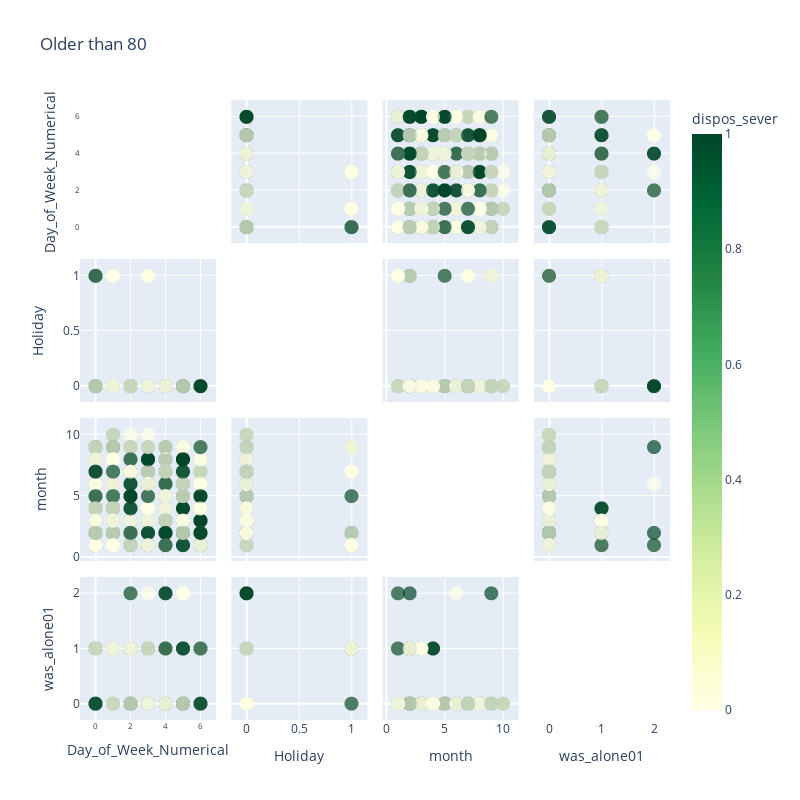
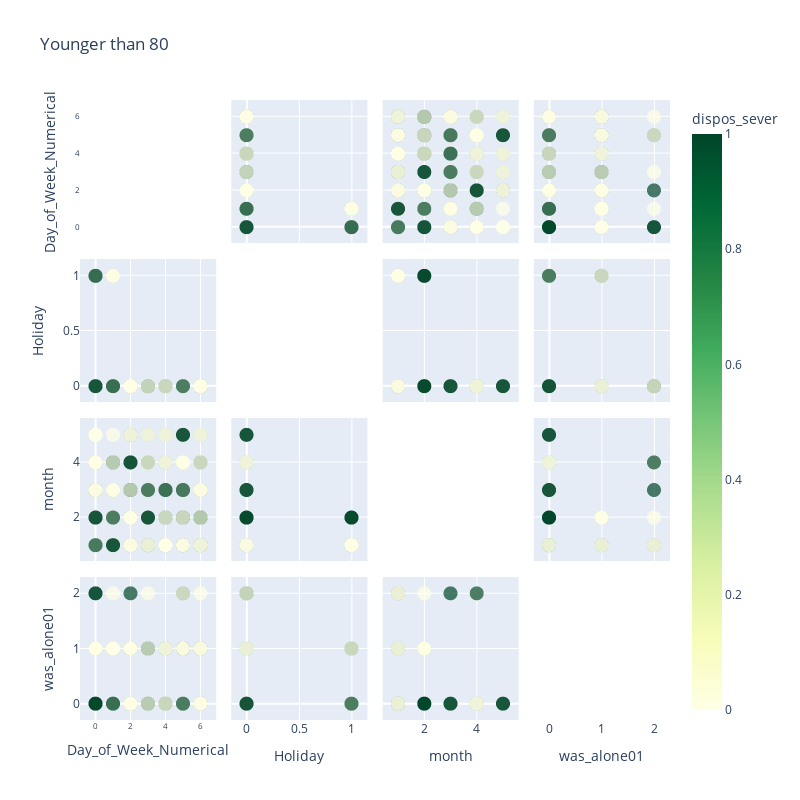

Write notebook code for charts like these, in order.
### Markdown cell above
### Than we'll analyse the prevalence of severe falling on each age group seperatly.

### Code cell
csv="sum_df.csv"
features=[
#     'drug',  
    'Day_of_Week_Numerical',
       'Holiday','month', 
    'was_alone01', 
#     'age_label1'
]
data=age0
color="dispos_sever"
title="Older than 80"
db_px (csv,features,data,color,title)


csv="sum_df.csv"
features=[ 
#     'drug',  
    'Day_of_Week_Numerical',
       'Holiday','month', 
    'was_alone01', 
#     'age_label1'
]
data=age1
color="dispos_sever"
title="Younger than 80"
db_px (csv,features,data,color,title)

### Figure 1 — Plotly figure (JSON) as saved in the notebook; plotly's stock layout.template omitted (floating-point values rounded to 4 significant figures; data arrays with more than 128 entries replaced by an {"elided": "..."} marker saying what was removed)
{"data": [{"diagonal": {"visible": false}, "dimensions": [{"axis": {"matches": true}, "label": "Day_of_Week_Numerical", "values": {"elided": "2000 int values"}}, {"axis": {"matches": true}, "label": "Holiday", "values": {"elided": "2000 int values"}}, {"axis": {"matches": true}, "label": "month", "values": {"elided": "2000 int values"}}, {"axis": {"matches": true}, "label": "was_alone01", "values": {"elided": "2000 int values"}}], "hovertemplate": "%{xaxis.title.text}=%{x}<br>%{yaxis.title.text}=%{y}<br>dispos_sever=%{marker.color}<extra></extra>", "legendgroup": "", "marker": {"color": {"elided": "2000 int values"}, "coloraxis": "coloraxis", "opacity": 0.7, "size": 14, "symbol": "circle"}, "name": "", "showlegend": false, "type": "splom"}], "layout": {"coloraxis": {"colorbar": {"title": {"text": "dispos_sever"}}, "colorscale": [[0, "rgb(255,255,229)"], [0.125, "rgb(247,252,185)"], [0.25, "rgb(217,240,163)"], [0.375, "rgb(173,221,142)"], [0.5, "rgb(120,198,121)"], [0.625, "rgb(65,171,93)"], [0.75, "rgb(35,132,67)"], [0.875, "rgb(0,104,55)"], [1, "rgb(0,69,41)"]]}, "dragmode": "select", "height": 800, "legend": {"tracegroupgap": 0}, "title": {"text": "Older than 80"}, "width": 800, "xaxis": {"tickfont": {"size": 8}}, "yaxis": {"tickfont": {"size": 8}}}}

### Figure 2 — Plotly figure (JSON) as saved in the notebook; plotly's stock layout.template omitted (floating-point values rounded to 4 significant figures; data arrays with more than 128 entries replaced by an {"elided": "..."} marker saying what was removed)
{"data": [{"diagonal": {"visible": false}, "dimensions": [{"axis": {"matches": true}, "label": "Day_of_Week_Numerical", "values": {"elided": "2000 int values"}}, {"axis": {"matches": true}, "label": "Holiday", "values": {"elided": "2000 int values"}}, {"axis": {"matches": true}, "label": "month", "values": {"elided": "2000 int values"}}, {"axis": {"matches": true}, "label": "was_alone01", "values": {"elided": "2000 int values"}}], "hovertemplate": "%{xaxis.title.text}=%{x}<br>%{yaxis.title.text}=%{y}<br>dispos_sever=%{marker.color}<extra></extra>", "legendgroup": "", "marker": {"color": {"elided": "2000 int values"}, "coloraxis": "coloraxis", "opacity": 0.7, "size": 14, "symbol": "circle"}, "name": "", "showlegend": false, "type": "splom"}], "layout": {"coloraxis": {"colorbar": {"title": {"text": "dispos_sever"}}, "colorscale": [[0, "rgb(255,255,229)"], [0.125, "rgb(247,252,185)"], [0.25, "rgb(217,240,163)"], [0.375, "rgb(173,221,142)"], [0.5, "rgb(120,198,121)"], [0.625, "rgb(65,171,93)"], [0.75, "rgb(35,132,67)"], [0.875, "rgb(0,104,55)"], [1, "rgb(0,69,41)"]]}, "dragmode": "select", "height": 800, "legend": {"tracegroupgap": 0}, "title": {"text": "Younger than 80"}, "width": 800, "xaxis": {"tickfont": {"size": 8}}, "yaxis": {"tickfont": {"size": 8}}}}
